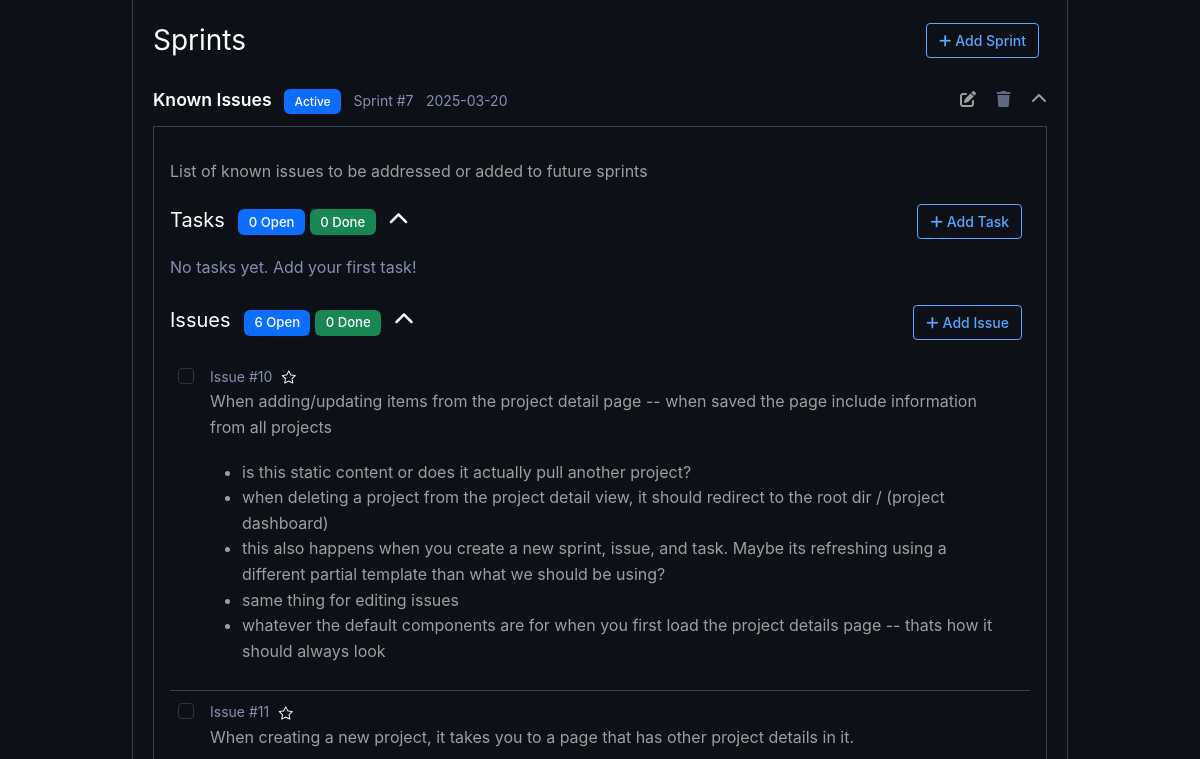
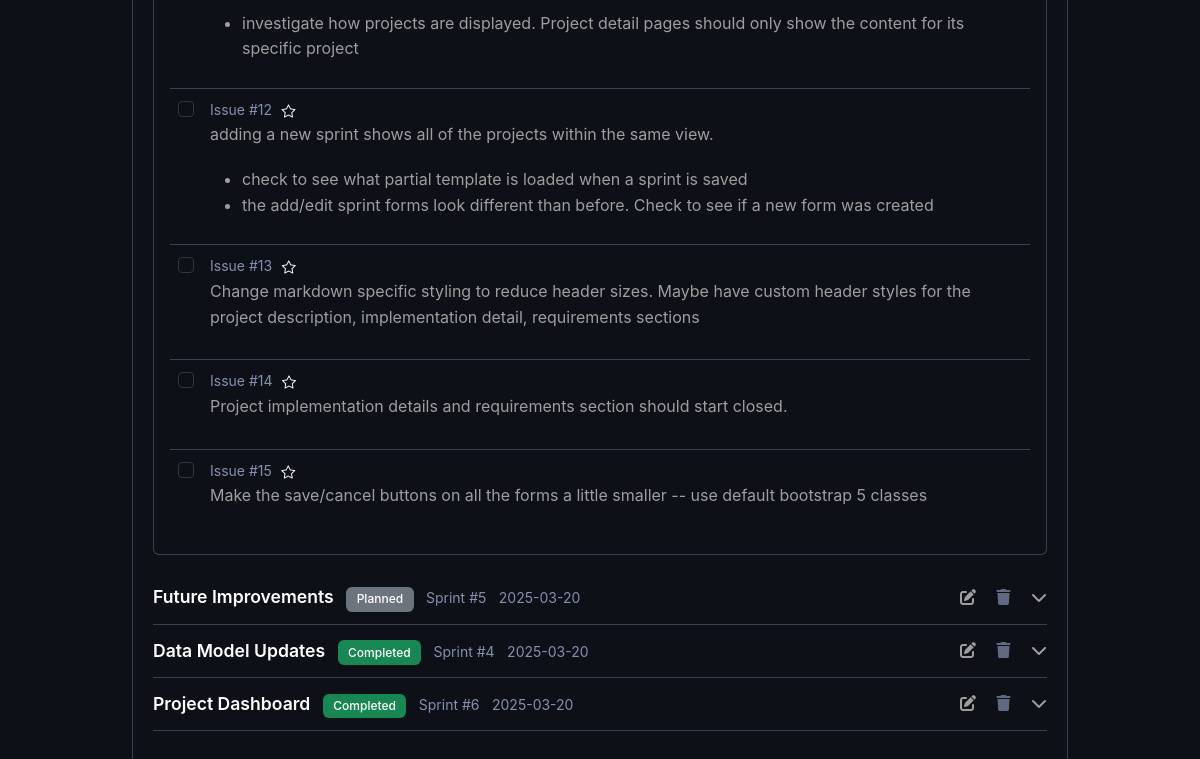
Before: /project/2 (lower part) with the older database file (2 pictures, top to bottom).
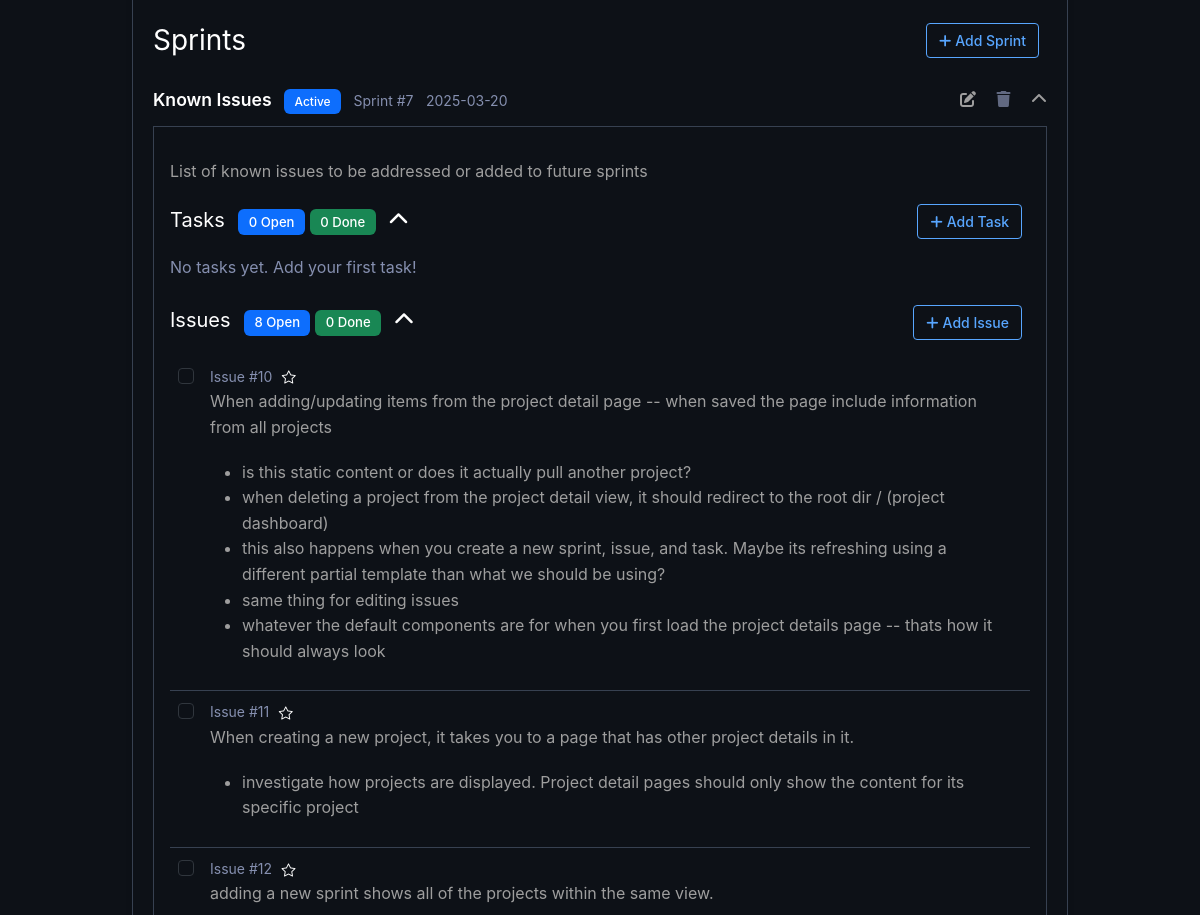
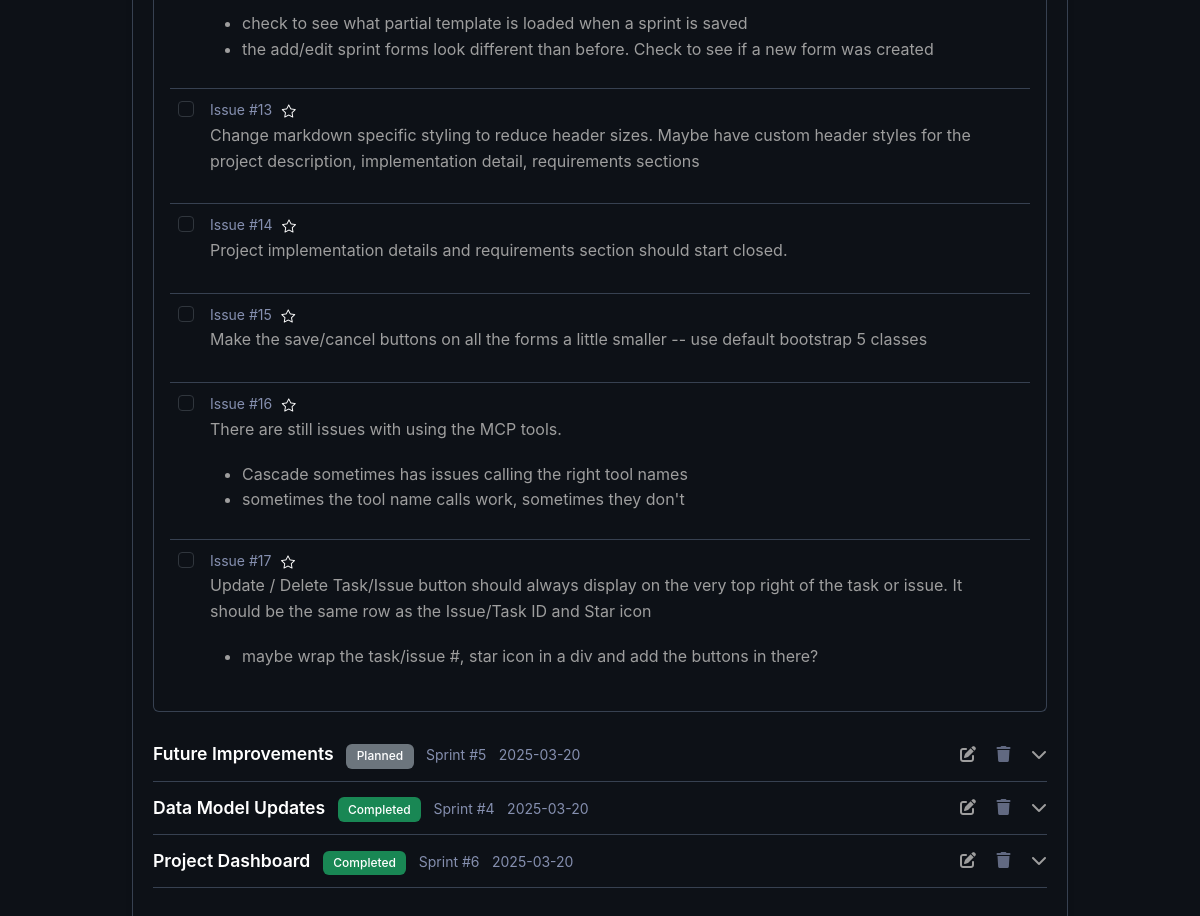
After: the same page with the newer database file (2 pictures, top to bottom).
### app/models/project.py (models this page shows, shortened)
class Project(db.Model):
    __tablename__ = 'projects'
    id = db.Column(db.Integer, primary_key=True)
    name = db.Column(db.String(100), nullable=False)
    description = db.Column(db.Text, nullable=True)
    requirements = db.Column(db.Text, nullable=True)
    implementation_details = db.Column(db.Text, nullable=True)
    created_at = db.Column(db.DateTime, default=datetime.utcnow)
    updated_at = db.Column(db.DateTime, default=datetime.utcnow, onupdate=datetime.utcnow)
    sprints = db.relationship('Sprint', backref='project', lazy='dynamic', cascade='all, delete-orphan')
    def get_sorted_sprints(self):
        from app.models import Sprint
        status_priority = {
            Sprint.STATUS_ACTIVE: 0,
            Sprint.STATUS_PLANNED: 1,
            Sprint.STATUS_COMPLETED: 2
        }
        return sorted(self.sprints.all(), key=lambda sprint: status_priority.get(sprint.status, 3))

### app/models/sprint.py (models this page shows, shortened)
class Sprint(db.Model):
    __tablename__ = 'sprints'
    STATUS_PLANNED = 'Planned'
    STATUS_ACTIVE = 'Active'
    STATUS_COMPLETED = 'Completed'
    VALID_STATUSES = [STATUS_PLANNED, STATUS_ACTIVE, STATUS_COMPLETED]
    id = db.Column(db.Integer, primary_key=True)
    name = db.Column(db.String(100), nullable=False)
    description = db.Column(db.Text, nullable=True)
    status = db.Column(db.String(20), default=STATUS_PLANNED)
    project_id = db.Column(db.Integer, db.ForeignKey('projects.id'), nullable=False)
    created_at = db.Column(db.DateTime, default=datetime.utcnow)
    updated_at = db.Column(db.DateTime, default=datetime.utcnow, onupdate=datetime.utcnow)
    tasks = db.relationship('Task', backref='sprint', lazy='dynamic', cascade='all, delete-orphan')
    issues = db.relationship('Issue', backref='sprint', lazy='dynamic', cascade='all, delete-orphan')
    def get_sorted_tasks(self):
        all_tasks = self.tasks.all()
        incomplete_tasks = sorted([task for task in all_tasks if not task.completed],
                                key=lambda task: task.created_at)  # Oldest first
        completed_tasks = sorted([task for task in all_tasks if task.completed],
                               key=lambda task: task.created_at)  # Oldest first
        return incomplete_tasks + completed_tasks
    def get_sorted_issues(self):
        all_issues = self.issues.all()
        incomplete_issues = sorted([issue for issue in all_issues if not issue.completed],
                                 key=lambda issue: issue.created_at)  # Oldest first
        completed_issues = sorted([issue for issue in all_issues if issue.completed],
                                key=lambda issue: issue.created_at)  # Oldest first
        return incomplete_issues + completed_issues

### app/models/issue.py (models this page shows, shortened)
class Issue(db.Model):
    __tablename__ = 'issues'
    id = db.Column(db.Integer, primary_key=True)
    details = db.Column(db.Text, nullable=False)
    completed = db.Column(db.Boolean, default=False)
    starred = db.Column(db.Boolean, default=False)  # New field to mark issues as starred/important
    sprint_id = db.Column(db.Integer, db.ForeignKey('sprints.id'), nullable=False)
    created_at = db.Column(db.DateTime, default=datetime.utcnow)
    updated_at = db.Column(db.DateTime, default=datetime.utcnow, onupdate=datetime.utcnow)

### app/routes/main_routes.py (the view)
@main_bp.route('/project/<int:project_id>')
def project_detail(project_id):
    project = Project.query.get_or_404(project_id)
    return render_template('project_detail.html', project=project)

### app.py (called while the page is built)
@app.context_processor
def inject_now():
    return {'now': datetime.utcnow()}

### app/utils/markdown_parser.py (called while the page is built)
def convert_markdown_to_html(text):
    if not text:
        return Markup("")
    html = markdown.markdown(
        text,
        extensions=[
            'markdown.extensions.fenced_code',
            'markdown.extensions.tables',
            'markdown.extensions.nl2br',
            'markdown.extensions.sane_lists'
        ]
    )
    clean_html = bleach.clean(
        html,
        tags=ALLOWED_TAGS,
        attributes=ALLOWED_ATTRIBUTES,
        strip=True
    )
    return Markup(clean_html)

### app/templates/project_detail.html (shortened to what this page needs)
{% extends "base.html" %}
{% block content %}
<div id="projectsContainer" class="container mt-4">
    {% with projects=[project] %}
        {% include 'partials/projects_list.html' %}
    {% endwith %}
</div>
{% endblock %}

### app/templates/partials/projects_list.html (shortened to what the changed rows need)
{% if projects %}
    {% for project in projects %}
        <div class="card mb-4 project-card" data-project-id="{{ project.id }}">
            <div class="card-body">
                <div class="mb-4">
                    <div class="d-flex justify-content-between align-items-center mb-3">
                        <h3 class="mb-0">Sprints</h3>
                        <button class="btn btn-sm btn-outline-primary me-2 add-sprint-btn"
                                hx-get="/htmx/sprints/form?project_id={{ project.id }}"
                                hx-target="#sprint-form-container-{{ project.id }}"
                                hx-swap="innerHTML">
                            <i class="fas fa-plus me-1"></i>Add Sprint
                        </button>
                    </div>
                    <div id="project-sprints-{{ project.id }}" class="sprints-container">
                        {% if project.get_sorted_sprints() %}
                            {% for sprint in project.get_sorted_sprints() %}
                                <div class="sprint-container"
                                     x-data="{
                                        sprintOpen: {% if sprint.status == 'Active' %}true{% else %}false{% endif %},
                                        tasksOpen: true,
                                        issuesOpen: true
                                     }">
                                    <div class="card-header d-flex justify-content-between align-items-center sprint-header cursor-pointer"
                                         @click="sprintOpen = !sprintOpen">
                                        <div>
                                            <span class="sprint-name">{{ sprint.name }}</span>
                                            <span class="badge
                                                {% if sprint.status == 'Planned' %}bg-secondary
                                                {% elif sprint.status == 'Active' %}bg-primary
                                                {% elif sprint.status == 'Completed' %}bg-success
                                                {% endif %}">{{ sprint.status }}</span>
                                            <small class="text-muted ms-2">Sprint #{{ sprint.id }}</small>
                                            <small class="text-muted ms-2">{{ sprint.created_at.strftime('%Y-%m-%d') if sprint.created_at else '' }}</small>
                                        </div>
                                        <div class="sprint-actions">
                                            <span class="action-icon edit-sprint-btn me-3"
                                                  hx-get="/htmx/sprints/{{ sprint.id }}/edit"
                                                  hx-target="#sprint-edit-form-container-{{ sprint.id }}"
                                                  hx-swap="innerHTML"
                                                  @click.stop="sprintOpen = true">
                                                <i class="fas fa-edit"></i>
                                            </span>
                                            <span class="action-icon delete-sprint-btn me-3"
                                                  hx-confirm="Are you sure you want to delete this sprint? This will also delete all tasks and issues in this sprint."
                                                  hx-post="/htmx/sprints/{{ sprint.id }}/delete"
                                                  hx-target="#project-sprints-{{ project.id }}"
                                                  hx-swap="outerHTML"
                                                  @click.stop>
                                                <i class="fas fa-trash"></i>
                                            </span>
                                            <i class="fas toggle-icon" :class="sprintOpen ? 'fa-chevron-up' : 'fa-chevron-down'"></i>
                                        </div>
                                    </div>
                                    <div x-show="sprintOpen" x-transition class="sprint-content p-3 border border-top-0 rounded-bottom mb-3">
                                        <div class="sprint-description mb-3">{{ sprint.description|markdown or 'No description provided.' }}</div>
                                        <div class="mb-4">
                                            <div class="d-flex justify-content-between align-items-center mb-3 cursor-pointer"
                                                 @click="tasksOpen = !tasksOpen">
                                                <h5 class="mb-0">
                                                    Tasks
                                                    <small class="text-muted ms-2">
                                                        <span class="badge bg-primary">{{ sprint.tasks.count() - sprint.tasks.filter_by(completed=True).count() }} Open</span>
                                                        <span class="badge bg-success">{{ sprint.tasks.filter_by(completed=True).count() }} Done</span>
                                                    </small>
                                                    <i class="fas ms-2" :class="tasksOpen ? 'fa-chevron-up' : 'fa-chevron-down'"></i>
                                                </h5>
                                                <div>
                                                    <button class="btn btn-sm btn-outline-primary me-2"
                                                            hx-get="/htmx/tasks/form/{{ sprint.id }}"
                                                            hx-target="#task-form-container-{{ sprint.id }}"
                                                            hx-swap="innerHTML"
                                                            @click.stop>
                                                        <i class="fas fa-plus me-1"></i>Add Task
                                                    </button>
                                                </div>
                                            </div>
                                            <div x-show="tasksOpen" x-transition class="tasks-container">
                                                {% if sprint.tasks.count() > 0 %}
                                                    {% for task in sprint.get_sorted_tasks() %}
                                                        {% include 'partials/task_item.html' %}
                                                    {% endfor %}
                                                {% else %}
                                                    <p class="text-muted">No tasks yet. Add your first task!</p>
                                                {% endif %}
                                            </div>
                                        </div>
                                        <div>
                                            <div class="d-flex justify-content-between align-items-center mb-3 cursor-pointer"
                                                 @click="issuesOpen = !issuesOpen">
                                                <h5 class="mb-0">
                                                    Issues
                                                    <small class="text-muted ms-2">
                                                        <span class="badge bg-primary">{{ sprint.issues.count() - sprint.issues.filter_by(completed=True).count() }} Open</span>
                                                        <span class="badge bg-success">{{ sprint.issues.filter_by(completed=True).count() }} Done</span>
                                                    </small>
                                                    <i class="fas ms-2" :class="issuesOpen ? 'fa-chevron-up' : 'fa-chevron-down'"></i>
                                                </h5>
                                                <div>
                                                    <button class="btn btn-sm btn-outline-primary me-2"
                                                            hx-get="/htmx/issues/form/{{ sprint.id }}"
                                                            hx-target="#issue-form-container-{{ sprint.id }}"
                                                            hx-swap="innerHTML"
                                                            @click.stop>
                                                        <i class="fas fa-plus me-1"></i>Add Issue
                                                    </button>
                                                </div>
                                            </div>
                                            <div x-show="issuesOpen" x-transition class="issues-container">
                                                {% if sprint.issues.count() > 0 %}
                                                    {% for issue in sprint.get_sorted_issues() %}
                                                        {% include 'partials/issue_item.html' %}
                                                    {% endfor %}
                                                {% else %}
                                                    <p class="text-muted">No issues yet. Add your first issue!</p>
                                                {% endif %}
                                            </div>
                                        </div>
                                    </div>
                                </div>
                            {% endfor %}
                        {% endif %}
                    </div>
                </div>
            </div>
        </div>
    {% endfor %}
{% endif %}

### app/templates/partials/issue_item.html (shortened to what this page needs)
<div class="issue-item p-2 d-flex justify-content-between align-items-center"
     id="issue-{{ issue.id }}" data-issue-id="{{ issue.id }}">
    <div class="form-check">
        <input class="form-check-input" type="checkbox" id="issue-checkbox-{{ issue.id }}"
               {{ 'checked' if issue.completed else '' }}
               hx-put="/htmx/issues/{{ issue.id }}/update"
               hx-target="#projectsContainer"
               hx-swap="innerHTML"
               name="completed">
        <label class="form-check-label ms-2" for="issue-checkbox-{{ issue.id }}">
            <small class="text-muted">Issue #{{ issue.id }}</small>
            <button class="btn btn-sm btn-link p-0 ms-1"
                    hx-put="/htmx/issues/{{ issue.id }}/star"
                    hx-target="#projectsContainer"
                    hx-swap="innerHTML"
                    hx-preserve="true">
                <i class="bi {{ 'bi-star-fill text-warning' if issue.starred else 'bi-star' }}"></i>
            </button>
            {{ issue.details|markdown }}
        </label>
    </div>
</div>

Changed rows visible on the page:
computed for Sprint "Known Issues": issues.count "6" → "8"
added Issue: id "16", starred False (drawn), details "There are still issues with using the MCP tools. Cascade sometimes has issues calling the right tool names sometimes the tool name calls work, sometimes they don't", shown under Sprint "Known Issues"
added Issue: id "17", starred False (drawn), details "Update / Delete Task/Issue button should always display on the very top right of the task or issue. It should be the same row as the Issue/Task ID and Star icon maybe wrap the task/issue #, star icon in a div and add the buttons in there?", shown under Sprint "Known Issues"
